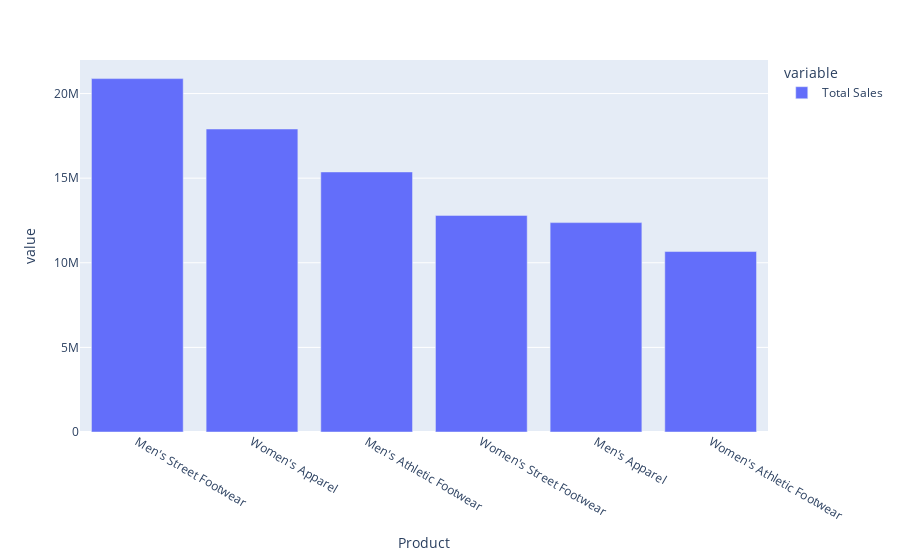

Here is the notebook cell this chart was saved with:
### Code cell
px.bar(
    df[["Total Sales", "Product"]]
    .pivot_table(index="Product", aggfunc="sum")
    .sort_values(by="Total Sales", ascending=False)
)

### Figure 1 — Plotly figure (JSON) as saved in the notebook; plotly's stock layout.template omitted (floating-point values rounded to 4 significant figures)
{"data": [{"alignmentgroup": "True", "hovertemplate": "variable=Total Sales<br>Product=%{x}<br>value=%{y}<extra></extra>", "legendgroup": "Total Sales", "marker": {"color": "#636efa", "pattern": {"shape": ""}}, "name": "Total Sales", "offsetgroup": "Total Sales", "orientation": "v", "showlegend": true, "textposition": "auto", "type": "bar", "x": ["Men's Street Footwear", "Women's Apparel", "Men's Athletic Footwear", "Women's Street Footwear", "Men's Apparel", "Women's Athletic Footwear"], "xaxis": "x", "y": [20882669, 17903910, 15367410, 12800313, 12372905, 10663235], "yaxis": "y"}], "layout": {"barmode": "relative", "legend": {"title": {"text": "variable"}, "tracegroupgap": 0}, "margin": {"t": 60}, "xaxis": {"anchor": "y", "domain": [0, 1], "title": {"text": "Product"}}, "yaxis": {"anchor": "x", "domain": [0, 1], "title": {"text": "value"}}}}
